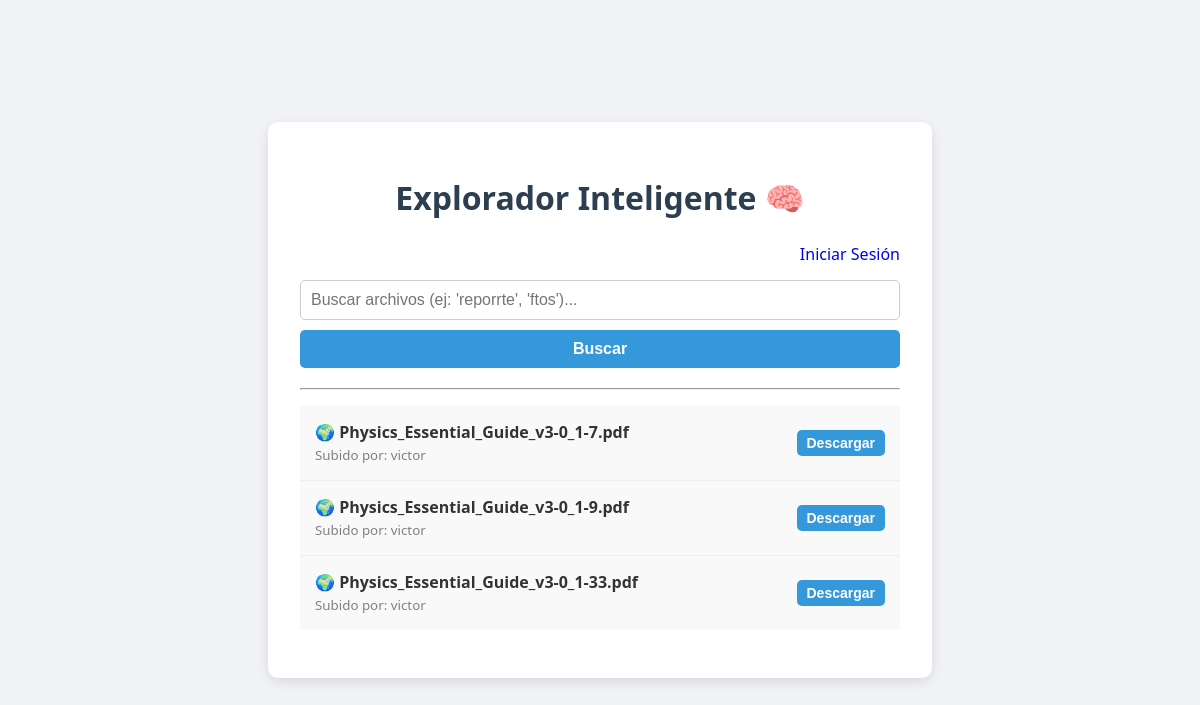
The page / on the database its author committed.
### app.py (models this page shows)
class File(db.Model):
    id = db.Column(db.Integer, primary_key=True)
    filename = db.Column(db.String(300))
    user_id = db.Column(db.Integer, db.ForeignKey('user.id'))
    is_public = db.Column(db.Boolean, default=False)

class User(UserMixin, db.Model):
    id = db.Column(db.Integer, primary_key=True)
    username = db.Column(db.String(150), unique=True, nullable=False)
    email = db.Column(db.String(150), unique=True, nullable=False)
    password = db.Column(db.String(150), nullable=False)
    files = db.relationship('File', backref='owner')

### app.py (the view)
@app.route('/')
def home():
    public_files = File.query.filter_by(is_public=True).all()
    return render_template('home.html', files=public_files)

### templates/home.html (shortened to what this page needs)
<!DOCTYPE html>
<html lang="es">
<head>
    <link rel="stylesheet" href="{{ url_for('static', filename='style.css') }}">
</head>
<body>
    <div class="container">
        <h1>Explorador Inteligente 🧠</h1>
        <div style="text-align: right; margin-bottom: 15px;">
            {% if current_user.is_authenticated %}
                <span>Hola, <b>{{ current_user.username }}</b></span> |
                <a href="/dashboard">Ir a mi Panel</a>
            {% else %}
                <a href="/login">Iniciar Sesión</a>
            {% endif %}
        </div>
        <form action="/search" method="GET" class="search-box">
            <input type="text" name="q" class="search-input" placeholder="Buscar archivos (ej: 'reporrte', 'ftos')..." value="{{ search_query if search_query else '' }}">
            <button type="submit" class="btn-primary" style="width: auto;">Buscar</button>
        </form>
        <hr>
        <ul>
            {% for file in files %}
                <li>
                    <span>
                        {% if file.is_public %} 🌍 {% else %} 🔒 {% endif %}
                        <strong>{{ file.filename }}</strong>
                        <br><small style="color: grey;">Subido por: {{ file.owner.username }}</small>
                    </span>
                    <a href="{{ url_for('download', file_id=file.id) }}">
                        <button class="btn-download">Descargar</button>
                    </a>
                </li>
            {% endfor %}
        </ul>
    </div>
</body>
</html>

### static/style.css (style rules this page uses)
body { font-family: 'Segoe UI', Tahoma, Geneva, Verdana, sans-serif; background-color: #f0f2f5; margin: 0; padding: 0; display: flex; justify-content: center; align-items: center; min-height: 100vh; color: #333; }
.container { background-color: white; padding: 2rem; border-radius: 10px; box-shadow: 0 4px 12px rgba(0, 0, 0, 0.1); width: 100%; max-width: 600px; }
h1, h2 { color: #2c3e50; text-align: center; margin-bottom: 1.5rem; }
form { display: flex; flex-direction: column; gap: 15px; }
input[type="text"], input[type="password"], input[type="file"] { padding: 10px; border: 1px solid #ccc; border-radius: 5px; font-size: 16px; }
button { padding: 10px 20px; border: none; border-radius: 5px; cursor: pointer; font-size: 16px; font-weight: bold; transition: background 0.3s; }
.btn-primary { background-color: #3498db; color: white; width: 100%; }
.btn-download { background-color: #3498db; color: white; text-decoration: none; padding: 5px 10px; font-size: 14px; }
ul { list-style-type: none; padding: 0; }
li { background: #f9f9f9; border-bottom: 1px solid #eee; padding: 15px; display: flex; justify-content: space-between; align-items: center; }
li:last-child { border-bottom: none; }
a { text-decoration: none; }

### templates/home.html (style rules this page uses)
.search-box { display: flex; gap: 10px; margin-bottom: 20px; }
.search-input { flex-grow: 1; padding: 10px; border-radius: 5px; border: 1px solid #ddd; }

### rows shown on the page
File: filename "Physics_Essential_Guide_v3-0_1-7.pdf", owner.username "victor"
File: filename "Physics_Essential_Guide_v3-0_1-9.pdf", owner.username "victor"
File: filename "Physics_Essential_Guide_v3-0_1-33.pdf", owner.username "victor"
